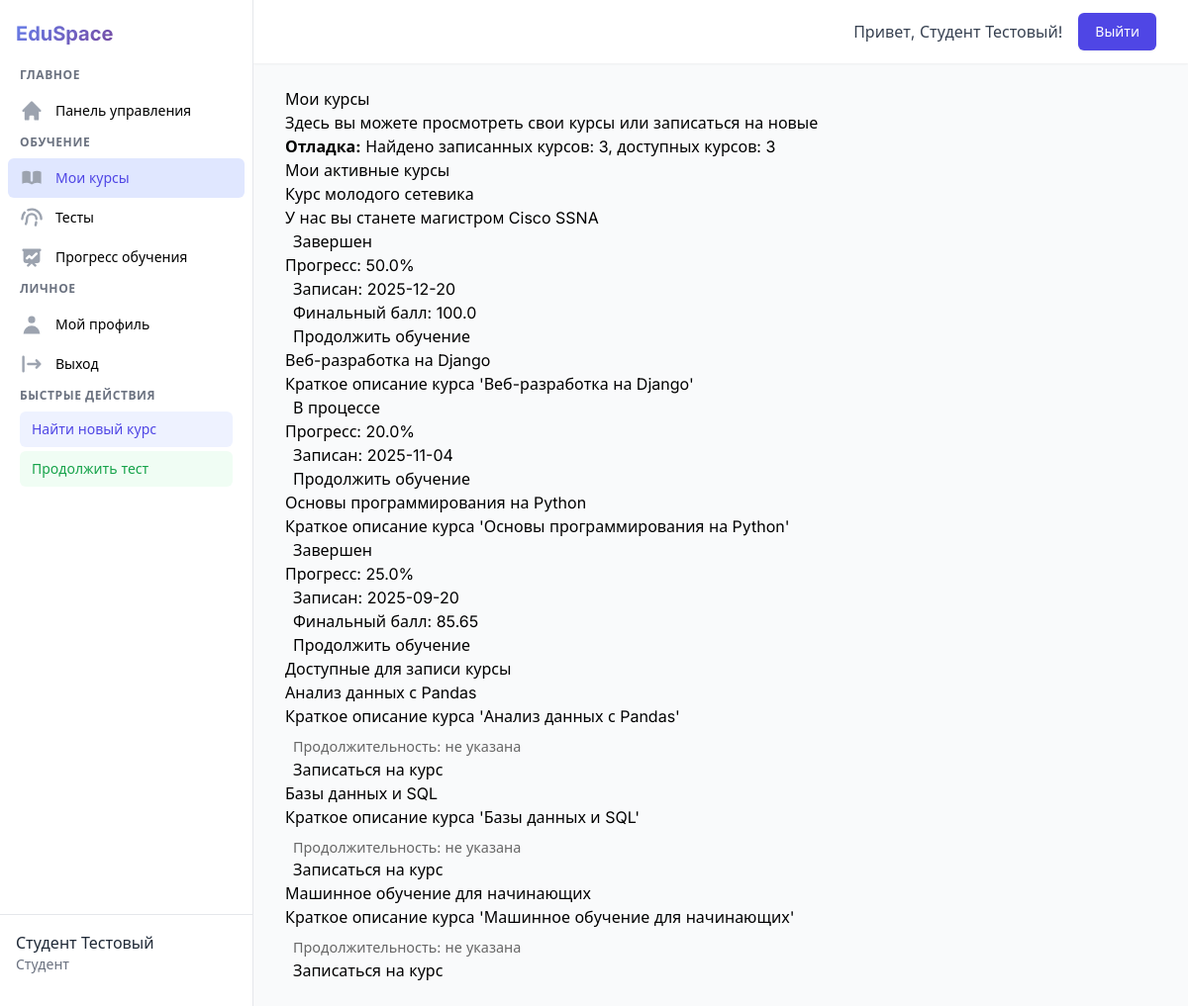
The page /student/courses (signed in) on the database its author committed.
### tables this page shows
CREATE TABLE courses (
            id TEXT PRIMARY KEY,
            title TEXT NOT NULL,
            short_description TEXT,
            description TEXT,
            author_id TEXT NOT NULL,
            start_date TIMESTAMP,
            end_date TIMESTAMP,
            is_active BOOLEAN DEFAULT 1,
            created_at TIMESTAMP DEFAULT CURRENT_TIMESTAMP,
            FOREIGN KEY (author_id) REFERENCES users(id)
        );

CREATE TABLE progress_courses (
            id TEXT PRIMARY KEY,
            user_id TEXT NOT NULL,
            course_id TEXT NOT NULL,
            enrolled_at TIMESTAMP DEFAULT CURRENT_TIMESTAMP,
            status TEXT DEFAULT 'active',
            progress_percent REAL DEFAULT 0.0,
            final_score REAL,
            finished_at TIMESTAMP,
            FOREIGN KEY (user_id) REFERENCES users(id),
            FOREIGN KEY (course_id) REFERENCES courses(id)
        );

### app.py (the view, shortened to what this page needs)
@app.route('/student/courses')
@login_required
@role_required('student')
def student_courses():
    user_id = session.get('user_id')
    print(f"DEBUG: Получение курсов для студента {user_id}")
    from database.models import Course
    db = auth_service.db
    course_model = Course(db)
    all_courses = course_model.get_all(active_only=True)
    enrolled_courses = []
    try:
        from database.models import ProgressCourse
        progress_course_model = ProgressCourse(db)
        user_progress = progress_course_model.get_by_user(user_id)
        for progress in user_progress:
            course = course_model.get_by_id(progress.course_id)
            if course:
                from database.models import ProgressModule, Module
                progress_module_model = ProgressModule(db)
                module_model = Module(db)
                modules = module_model.get_by_course(course.id)
                total_modules = len(modules)
                completed_modules = 0
                for module in modules:
                    module_progress = progress_module_model.get_by_enrollment_and_module(progress.id, module.id)
                    if module_progress and module_progress.status == 'completed':
                        completed_modules += 1
                progress_percent = (completed_modules / total_modules * 100) if total_modules > 0 else 0
                enrolled_courses.append({
                    'course': course.to_dict(),
                    'progress': {
                        'id': progress.id,
                        'status': progress.status,
                        'progress_percent': round(progress_percent, 2),
                        'final_score': progress.final_score,
                        'enrolled_at': progress.enrolled_at,
                        'finished_at': progress.finished_at
                    }
                })
    except Exception as e:
        print(f"Ошибка получения записанных курсов: {e}")
        import traceback
        traceback.print_exc()
    enrolled_ids = [course['course']['id'] for course in enrolled_courses]
    available_courses = []
    for course in all_courses:
        if course.id not in enrolled_ids:
            available_courses.append(course.to_dict())
    print(f"DEBUG: Записанных курсов: {len(enrolled_courses)}, доступных курсов: {len(available_courses)}")
    return render_template('student/courses.html',
                           enrolled_courses=enrolled_courses,
                           available_courses=available_courses,
                           user_name=session.get('user_name'))

### app.py (called while the page is built)
def login_required(f):
    @wraps(f)
    def decorated_function(*args, **kwargs):
        if 'user_id' not in session:
            flash('Требуется авторизация', 'warning')
            return redirect(url_for('login'))
        return f(*args, **kwargs)
    return decorated_function

def role_required(required_role):
    def decorator(f):
        @wraps(f)
        def decorated_function(*args, **kwargs):
            if 'user_id' not in session:
                flash('Требуется авторизация', 'warning')
                return redirect(url_for('login'))
            if session.get('user_role') != required_role:
                flash('Доступ запрещен', 'danger')
                return redirect(url_for('index'))
            return f(*args, **kwargs)
        return decorated_function
    return decorator

@app.template_filter('format_date')
def format_date_filter(date):
    if isinstance(date, datetime):
        return date.strftime('%Y-%m-%d')
    elif isinstance(date, str):
        try:
            dt = datetime.fromisoformat(date.replace('Z', '+00:00'))
            return dt.strftime('%Y-%m-%d')
        except:
            return date
    return date

### database/models.py (called while the page is built)
    def get_connection(self):
        return sqlite3.connect(self.db_path)

    def execute_query(self, query: str, params: tuple = (), fetch_one: bool = False):
        conn = self.get_connection()
        conn.row_factory = sqlite3.Row  # Для получения результатов в виде словаря
        cursor = conn.cursor()
        try:
            cursor.execute(query, params)
            conn.commit()
            if fetch_one:
                result = cursor.fetchone()
                return dict(result) if result else None
            else:
                results = cursor.fetchall()
                return [dict(row) for row in results]
        except Exception as e:
            conn.rollback()
            raise e
        finally:
            conn.close()

    def to_dict(self):
        result = {}
        for key, value in self.__dict__.items():
            if not key.startswith('_') and key != 'db':
                if isinstance(value, datetime):
                    result[key] = value.isoformat()
                else:
                    result[key] = value
        return result

### templates/student/courses.html (shortened to what this page needs)
{% extends "student/base.html" %}
{% block content %}
<div class="courses-container">
    <h1 class="page-title">Мои курсы</h1>
    <p class="page-description">
        Здесь вы можете просмотреть свои курсы или записаться на новые
    </p>
    <div class="debug-info">
        <strong>Отладка:</strong> Найдено записанных курсов: {{ enrolled_courses|length }}, доступных курсов: {{ available_courses|length }}
    </div>
    {% if enrolled_courses|length > 0 %}
        <h2 class="section-title">Мои активные курсы</h2>
        <div class="courses-grid">
            {% for course_data in enrolled_courses %}
                {% set course = course_data.course %}
                {% set progress = course_data.progress %}
                <div class="course-card">
                    <div class="course-header">
                        <h3 class="course-title">{{ course.title }}</h3>
                        {% if course.short_description %}
                            <p class="course-description">{{ course.short_description }}</p>
                        {% endif %}
                        <div class="course-status {% if progress.status == 'completed' %}status-completed{% else %}status-active{% endif %}">
                            {{ 'Завершен' if progress.status == 'completed' else 'В процессе' }}
                        </div>
                    </div>
                    <div class="course-footer">
                        <div class="progress-container">
                            <div class="progress-info">
                                <span>Прогресс:</span>
                                <span class="progress-percent">{{ progress.progress_percent|round(1) }}%</span>
                            </div>
                        </div>
                        {% if progress.enrolled_at %}
                            <div class="enroll-date">
                                Записан: {{ progress.enrolled_at|format_date if progress.enrolled_at else '' }}
                            </div>
                        {% endif %}
                        {% if progress.final_score %}
                            <div class="test-results">
                                Финальный балл:
                                <span class="score-badge">{{ progress.final_score|round(2) }}</span>
                            </div>
                        {% endif %}
                        <a href="{{ url_for('student_course_detail', course_id=course.id) }}"
                           class="btn-enroll">
                            Продолжить обучение
                        </a>
                    </div>
                </div>
            {% endfor %}
        </div>
    {% endif %}
    {% if available_courses|length > 0 %}
        <h2 class="section-title">Доступные для записи курсы</h2>
        <div class="courses-grid">
            {% for course in available_courses %}
                <div class="course-card">
                    <div class="course-header">
                        <h3 class="course-title">{{ course.title }}</h3>
                        {% if course.short_description %}
                            <p class="course-description">{{ course.short_description }}</p>
                        {% endif %}
                        <div style="margin-top: 8px; color: #666; font-size: 0.9rem;">
                            {% if course.estimated_duration %}
                                Продолжительность: {{ course.estimated_duration }} часов
                            {% else %}
                                Продолжительность: не указана
                            {% endif %}
                        </div>
                    </div>
                    <div class="course-footer">
                        <button onclick="enrollCourse('{{ course.id }}')"
                                class="btn-enroll"
                                {% if course.id.startswith('demo_') %}data-demo="true"{% endif %}>
                            {% if course.id.startswith('demo_') %}
                                Записаться на демо-курс
                            {% else %}
                                Записаться на курс
                            {% endif %}
                        </button>
                    </div>
                </div>
            {% endfor %}
        </div>
    {% endif %}
</div>
{% endblock %}

### templates/student/base.html (style rules this page uses)
* { box-sizing: border-box; }
body { font-family: 'Inter', system-ui, -apple-system, sans-serif; }

### rows shown on the page
courses: title "Курс молодого сетевика", short_description "У нас вы станете магистром Cisco SSNA"
progress_courses: status "Завершен", final_score "100.0"
courses: title "Веб-разработка на Django", short_description "Краткое описание курса 'Веб-разработка на Django'"
progress_courses: status "В процессе"
courses: title "Основы программирования на Python", short_description "Краткое описание курса 'Основы программирования на Python'"
progress_courses: status "Завершен", final_score "85.65"
courses: title "Анализ данных с Pandas", short_description "Краткое описание курса 'Анализ данных с Pandas'", shows "Записаться на курс"
courses: title "Базы данных и SQL", short_description "Краткое описание курса 'Базы данных и SQL'", shows "Записаться на курс"
courses: title "Машинное обучение для начинающих", short_description "Краткое описание курса 'Машинное обучение для начинающих'", shows "Записаться на курс"

### other values the page prints
{{ user_name }} "Студент Тестовый"
{{ enrolled_courses|length }} "3"
{{ available_courses|length }} "3"
{{ progress.progress_percent|round(1) }} "50.0" "20.0" "25.0"
{{ progress.enrolled_at|format_date if progress.enrolled_at else '' }} "2025-12-20" "2025-11-04" "2025-09-20"
